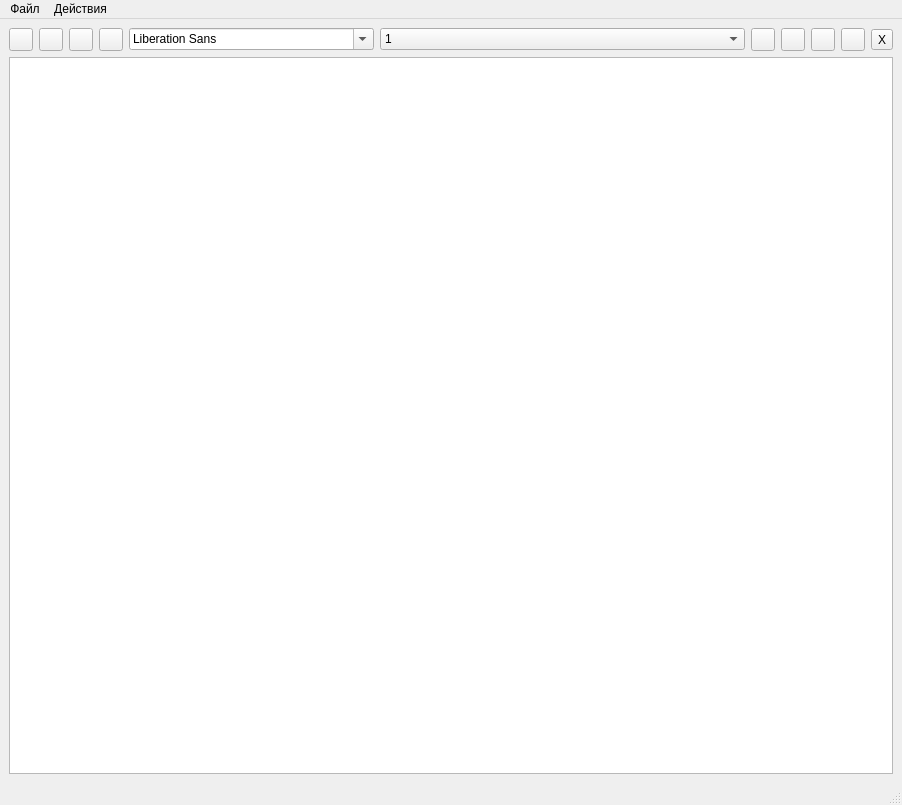
<?xml version="1.0" encoding="UTF-8"?>
<ui version="4.0">
 <class>MainWindow</class>
 <widget class="QMainWindow" name="MainWindow">
  <property name="geometry">
   <rect>
    <x>0</x>
    <y>0</y>
    <width>902</width>
    <height>805</height>
   </rect>
  </property>
  <property name="windowTitle">
   <string>MainWindow</string>
  </property>
  <widget class="QWidget" name="centralwidget">
   <layout class="QGridLayout" name="gridLayout">
    <item row="0" column="0">
     <layout class="QHBoxLayout" name="horizontalLayout_4">
      <item>
       <layout class="QHBoxLayout" name="horizontalLayout_2">
        <item>
         <widget class="QToolButton" name="boldButton">
          <property name="text">
           <string/>
          </property>
         </widget>
        </item>
        <item>
         <widget class="QToolButton" name="underButton">
          <property name="text">
           <string/>
          </property>
         </widget>
        </item>
        <item>
         <widget class="QToolButton" name="italicButton">
          <property name="text">
           <string/>
          </property>
         </widget>
        </item>
        <item>
         <widget class="QToolButton" name="colorButton">
          <property name="text">
           <string/>
          </property>
         </widget>
        </item>
        <item>
         <widget class="QFontComboBox" name="fontComboBox"/>
        </item>
       </layout>
      </item>
      <item>
       <widget class="QComboBox" name="comboBox">
        <item>
         <property name="text">
          <string>1</string>
         </property>
        </item>
        <item>
         <property name="text">
          <string>2</string>
         </property>
        </item>
        <item>
         <property name="text">
          <string>5</string>
         </property>
        </item>
        <item>
         <property name="text">
          <string>7</string>
         </property>
        </item>
        <item>
         <property name="text">
          <string>8</string>
         </property>
        </item>
        <item>
         <property name="text">
          <string>9</string>
         </property>
        </item>
        <item>
         <property name="text">
          <string>10</string>
         </property>
        </item>
        <item>
         <property name="text">
          <string>12</string>
         </property>
        </item>
        <item>
         <property name="text">
          <string>14</string>
         </property>
        </item>
        <item>
         <property name="text">
          <string>18</string>
         </property>
        </item>
        <item>
         <property name="text">
          <string>22</string>
         </property>
        </item>
        <item>
         <property name="text">
          <string>27</string>
         </property>
        </item>
        <item>
         <property name="text">
          <string>35</string>
         </property>
        </item>
        <item>
         <property name="text">
          <string>48</string>
         </property>
        </item>
        <item>
         <property name="text">
          <string>56</string>
         </property>
        </item>
        <item>
         <property name="text">
          <string>68</string>
         </property>
        </item>
        <item>
         <property name="text">
          <string>84</string>
         </property>
        </item>
        <item>
         <property name="text">
          <string>100</string>
         </property>
        </item>
        <item>
         <property name="text">
          <string>120</string>
         </property>
        </item>
        <item>
         <property name="text">
          <string>144</string>
         </property>
        </item>
       </widget>
      </item>
      <item>
       <layout class="QHBoxLayout" name="horizontalLayout_3">
        <item>
         <widget class="QToolButton" name="lButton">
          <property name="text">
           <string/>
          </property>
         </widget>
        </item>
        <item>
         <widget class="QToolButton" name="cButton">
          <property name="text">
           <string/>
          </property>
         </widget>
        </item>
        <item>
         <widget class="QToolButton" name="rButton">
          <property name="text">
           <string/>
          </property>
         </widget>
        </item>
        <item>
         <widget class="QToolButton" name="jButton">
          <property name="text">
           <string/>
          </property>
         </widget>
        </item>
       </layout>
      </item>
     </layout>
    </item>
    <item row="0" column="1">
     <widget class="QToolButton" name="cl">
      <property name="text">
       <string>X</string>
      </property>
     </widget>
    </item>
    <item row="1" column="0" colspan="2">
     <widget class="QTextEdit" name="textEdit"/>
    </item>
   </layout>
  </widget>
  <widget class="QMenuBar" name="menubar">
   <property name="geometry">
    <rect>
     <x>0</x>
     <y>0</y>
     <width>902</width>
     <height>21</height>
    </rect>
   </property>
   <widget class="QMenu" name="menufile">
    <property name="title">
     <string>Файл</string>
    </property>
    <addaction name="action"/>
    <addaction name="action_2"/>
    <addaction name="action_3"/>
    <addaction name="action_10"/>
   </widget>
   <widget class="QMenu" name="menu">
    <property name="title">
     <string>Действия</string>
    </property>
    <addaction name="separator"/>
    <addaction name="action_6"/>
    <addaction name="action_7"/>
    <addaction name="action_8"/>
    <addaction name="action_9"/>
    <addaction name="action_5"/>
   </widget>
   <addaction name="menufile"/>
   <addaction name="menu"/>
  </widget>
  <widget class="QStatusBar" name="statusbar"/>
  <action name="action">
   <property name="text">
    <string>Открыть</string>
   </property>
  </action>
  <action name="action_2">
   <property name="text">
    <string>Сохранить</string>
   </property>
  </action>
  <action name="action_3">
   <property name="text">
    <string>Сохранить как</string>
   </property>
  </action>
  <action name="action_4">
   <property name="text">
    <string>Закрыть</string>
   </property>
  </action>
  <action name="action_6">
   <property name="text">
    <string>Копировать</string>
   </property>
  </action>
  <action name="action_7">
   <property name="text">
    <string>Вырезать</string>
   </property>
  </action>
  <action name="action_8">
   <property name="text">
    <string>Вставить</string>
   </property>
  </action>
  <action name="action_9">
   <property name="text">
    <string>Назад</string>
   </property>
  </action>
  <action name="action_5">
   <property name="text">
    <string>Вперед</string>
   </property>
  </action>
  <action name="action_10">
   <property name="text">
    <string>Печать</string>
   </property>
  </action>
 </widget>
 <resources/>
 <connections/>
</ui>
